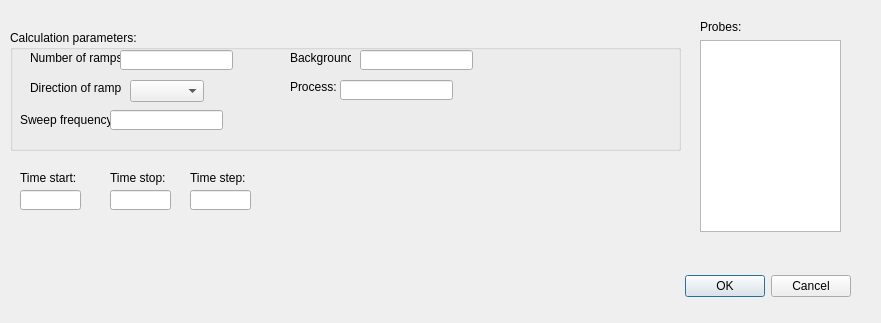
<?xml version="1.0" encoding="UTF-8"?>
<ui version="4.0">
 <class>Dialog</class>
 <widget class="QDialog" name="Dialog">
  <property name="geometry">
   <rect>
    <x>0</x>
    <y>0</y>
    <width>881</width>
    <height>323</height>
   </rect>
  </property>
  <property name="windowTitle">
   <string>Dialog</string>
  </property>
  <widget class="QDialogButtonBox" name="buttonBox">
   <property name="geometry">
    <rect>
     <x>510</x>
     <y>270</y>
     <width>341</width>
     <height>32</height>
    </rect>
   </property>
   <property name="orientation">
    <enum>Qt::Horizontal</enum>
   </property>
   <property name="standardButtons">
    <set>QDialogButtonBox::Cancel|QDialogButtonBox::Ok</set>
   </property>
  </widget>
  <widget class="QListWidget" name="listWidget">
   <property name="geometry">
    <rect>
     <x>700</x>
     <y>40</y>
     <width>141</width>
     <height>192</height>
    </rect>
   </property>
  </widget>
  <widget class="QLabel" name="label">
   <property name="geometry">
    <rect>
     <x>700</x>
     <y>20</y>
     <width>46</width>
     <height>13</height>
    </rect>
   </property>
   <property name="text">
    <string>Probes:</string>
   </property>
  </widget>
  <widget class="QGroupBox" name="groupBox">
   <property name="geometry">
    <rect>
     <x>10</x>
     <y>30</y>
     <width>671</width>
     <height>121</height>
    </rect>
   </property>
   <property name="title">
    <string>Calculation parameters:</string>
   </property>
   <widget class="QLabel" name="label_6">
    <property name="geometry">
     <rect>
      <x>20</x>
      <y>20</y>
      <width>91</width>
      <height>16</height>
     </rect>
    </property>
    <property name="text">
     <string>Number of ramps:</string>
    </property>
   </widget>
   <widget class="QLineEdit" name="rampEdit">
    <property name="geometry">
     <rect>
      <x>110</x>
      <y>20</y>
      <width>113</width>
      <height>20</height>
     </rect>
    </property>
   </widget>
   <widget class="QLabel" name="label_7">
    <property name="geometry">
     <rect>
      <x>20</x>
      <y>50</y>
      <width>91</width>
      <height>16</height>
     </rect>
    </property>
    <property name="text">
     <string>Direction of ramps:</string>
    </property>
   </widget>
   <widget class="QComboBox" name="directionBox">
    <property name="geometry">
     <rect>
      <x>120</x>
      <y>50</y>
      <width>74</width>
      <height>22</height>
     </rect>
    </property>
   </widget>
   <widget class="QLabel" name="label_8">
    <property name="geometry">
     <rect>
      <x>10</x>
      <y>80</y>
      <width>91</width>
      <height>20</height>
     </rect>
    </property>
    <property name="text">
     <string>Sweep frequency:</string>
    </property>
   </widget>
   <widget class="QLineEdit" name="sweepEdit">
    <property name="geometry">
     <rect>
      <x>100</x>
      <y>80</y>
      <width>113</width>
      <height>20</height>
     </rect>
    </property>
   </widget>
   <widget class="QLabel" name="label_9">
    <property name="geometry">
     <rect>
      <x>280</x>
      <y>20</y>
      <width>61</width>
      <height>16</height>
     </rect>
    </property>
    <property name="text">
     <string>Background:</string>
    </property>
   </widget>
   <widget class="QLabel" name="label_10">
    <property name="geometry">
     <rect>
      <x>280</x>
      <y>50</y>
      <width>46</width>
      <height>13</height>
     </rect>
    </property>
    <property name="text">
     <string>Process:</string>
    </property>
   </widget>
   <widget class="QLineEdit" name="backgndEdit">
    <property name="geometry">
     <rect>
      <x>350</x>
      <y>20</y>
      <width>113</width>
      <height>20</height>
     </rect>
    </property>
   </widget>
   <widget class="QLineEdit" name="processEdit">
    <property name="geometry">
     <rect>
      <x>330</x>
      <y>50</y>
      <width>113</width>
      <height>20</height>
     </rect>
    </property>
   </widget>
  </widget>
  <widget class="QLabel" name="label_2">
   <property name="geometry">
    <rect>
     <x>20</x>
     <y>170</y>
     <width>61</width>
     <height>16</height>
    </rect>
   </property>
   <property name="text">
    <string>Time start:</string>
   </property>
  </widget>
  <widget class="QLineEdit" name="timeStart">
   <property name="geometry">
    <rect>
     <x>20</x>
     <y>190</y>
     <width>61</width>
     <height>20</height>
    </rect>
   </property>
  </widget>
  <widget class="QLineEdit" name="timeStop">
   <property name="geometry">
    <rect>
     <x>110</x>
     <y>190</y>
     <width>61</width>
     <height>20</height>
    </rect>
   </property>
  </widget>
  <widget class="QLabel" name="label_3">
   <property name="geometry">
    <rect>
     <x>110</x>
     <y>170</y>
     <width>61</width>
     <height>16</height>
    </rect>
   </property>
   <property name="text">
    <string>Time stop:</string>
   </property>
  </widget>
  <widget class="QLineEdit" name="timeStep">
   <property name="geometry">
    <rect>
     <x>190</x>
     <y>190</y>
     <width>61</width>
     <height>20</height>
    </rect>
   </property>
   <property name="text">
    <string/>
   </property>
  </widget>
  <widget class="QLabel" name="label_4">
   <property name="geometry">
    <rect>
     <x>190</x>
     <y>170</y>
     <width>61</width>
     <height>16</height>
    </rect>
   </property>
   <property name="text">
    <string>Time step:</string>
   </property>
  </widget>
 </widget>
 <resources/>
 <connections>
  <connection>
   <sender>buttonBox</sender>
   <signal>accepted()</signal>
   <receiver>Dialog</receiver>
   <slot>accept()</slot>
   <hints>
    <hint type="sourcelabel">
     <x>248</x>
     <y>254</y>
    </hint>
    <hint type="destinationlabel">
     <x>157</x>
     <y>274</y>
    </hint>
   </hints>
  </connection>
  <connection>
   <sender>buttonBox</sender>
   <signal>rejected()</signal>
   <receiver>Dialog</receiver>
   <slot>reject()</slot>
   <hints>
    <hint type="sourcelabel">
     <x>316</x>
     <y>260</y>
    </hint>
    <hint type="destinationlabel">
     <x>286</x>
     <y>274</y>
    </hint>
   </hints>
  </connection>
 </connections>
</ui>
